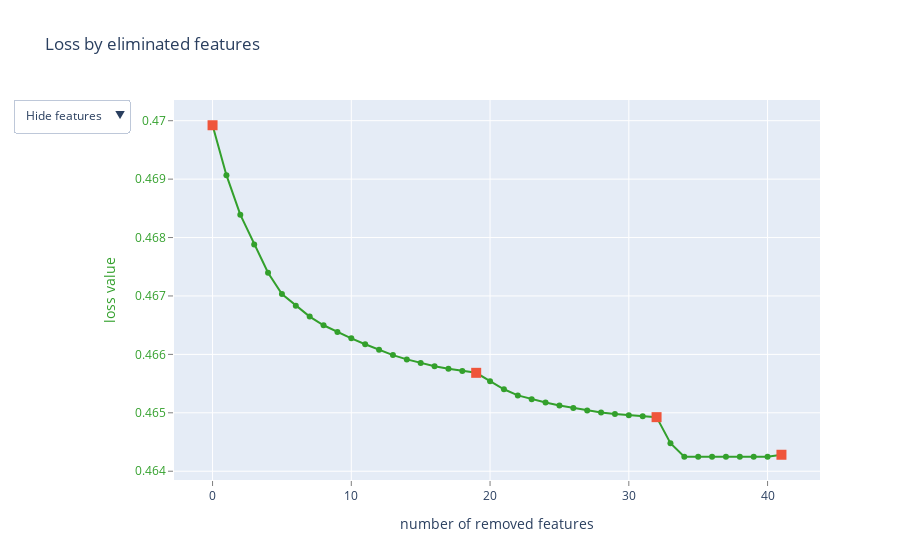

The code cell stored with this chart in its notebook:
### Markdown cell above
#### Catboost

### Code cell
class _CatboostTrainer:
    _FEATURES_TO_EXCLUDE_SET = {
        'text_id',
        'full_text',
        'cohesion',
        'syntax',
        'vocabulary',
        'phraseology',
        'grammar',
        'conventions',
        'fold',
    }

    target: str

    def __init__(
            self,
            explicit_feature_whitelist: t.Optional[t.Set[str]] = None,
            plot: bool = True,
            model_path_template: t.Optional[Path] = None):
        self._explicit_feature_whitelist = explicit_feature_whitelist
        self._plot = plot
        self._model_path_template = model_path_template

    @property
    def explicit_feature_whitelist(self) -> t.Optional[t.Set[str]]:
        return self._explicit_feature_whitelist

    def _is_feature_included(self, feature_name: str) -> bool:
        if feature_name in self._FEATURES_TO_EXCLUDE_SET:
            return False
        return self._explicit_feature_whitelist is None or feature_name in self._explicit_feature_whitelist

    def _get_model(self) -> CatBoostRegressor:
        return CatBoostRegressor(
            task_type='GPU',
            random_seed=SEED,
            loss_function='RMSE',
        )

    def _convert_df_to_xy(self, df: pd.DataFrame) -> t.Tuple[np.ndarray, np.ndarray, t.List[str]]:
        feature_name_list = [
            col for col in t.cast(t.List[str], df.columns)
            if self._is_feature_included(col)
        ]
        x = df[feature_name_list].values
        y = df[self.target].values
        return x, y, feature_name_list  # type: ignore

    def _select_features_for_fold(
            self,
            fold: int,
            num_features: int,
            steps: int,
            algo: EFeaturesSelectionAlgorithm = EFeaturesSelectionAlgorithm.RecursiveByLossFunctionChange) -> t.Set[str]:
        train_df, valid_df = all_df[all_df['fold'] != fold], all_df[all_df['fold'] == fold]
        train_x, train_y, feature_name_list = self._convert_df_to_xy(train_df)
        valid_x, valid_y, _ = self._convert_df_to_xy(valid_df)

        booster = self._get_model()
        summary = booster.select_features(
            train_x,
            train_y,
            eval_set=(valid_x, valid_y),
            features_for_select=list(range(len(feature_name_list))),
            num_features_to_select=num_features,
            steps=steps,
            algorithm=algo,
            logging_level='Silent',
            plot=self._plot)

        return {feature_name_list[i] for i in summary['selected_features']}

    def select_features_for_fold(
            self,
            fold: int,
            num_features: int,
            steps: int,
            algo: EFeaturesSelectionAlgorithm = EFeaturesSelectionAlgorithm.RecursiveByLossFunctionChange):
        self._explicit_feature_whitelist = self._select_features_for_fold(
            fold=fold,
            num_features=num_features,
            steps=steps,
            algo=algo)

    def __call__(self, fold: int) -> t.Tuple[float, PredDict]:
        train_df, valid_df = all_df[all_df['fold'] != fold], all_df[all_df['fold'] == fold]
        train_x, train_y, feature_name_list = self._convert_df_to_xy(train_df)
        valid_x, valid_y, _ = self._convert_df_to_xy(valid_df)

        booster = self._get_model()
        booster.fit(
            X=train_x,
            y=train_y,
            eval_set=(valid_x, valid_y),
            plot=self._plot,
            logging_level='Silent',)
        valid_y_pred = booster.predict(valid_x)

        if self._model_path_template is not None:
            booster.save_model(str(format_path(self._model_path_template, fold=fold)))

        score = math.sqrt(mean_squared_error(y_true=valid_y, y_pred=valid_y_pred))

        return score, PredDict(zip(valid_df['text_id'].tolist(), [ensure_list(x) for x in valid_y_pred.tolist()]))


# class _CatboostFeatureSelector:

#     def __init__(self, trainer: _CatboostTrainer, num_features: int, num_steps: int):
#         self._trainer = trainer
#         self._num_features = num_features
#         self._num_steps = num_steps

#     def __call__(self, fold: int) -> t.Tuple[float, PredDict]:
#         self._trainer.select_features_for_fold(fold=fold, num_features=self._num_features, steps=self._num_steps)
#         return self._trainer(fold)


class _CohesionCatboostTrainer(_CatboostTrainer):
    target = 'cohesion'

    FS_FOLD = 0
    FS_NUM_FEATURES = 20
    FS_STEPS = 3

    # def _is_feature_included(self, feature_name: str) -> bool:
    #     return super()._is_feature_included(feature_name) and not feature_name.endswith('_l1')

    def _get_model(self) -> CatBoostRegressor:
        return CatBoostRegressor(
            task_type='GPU',
            random_seed=SEED,
            loss_function='RMSE',
            l2_leaf_reg=12.0,
        )


class _SyntaxCatboostTrainer(_CatboostTrainer):
    target = 'syntax'

    def _get_model(self) -> CatBoostRegressor:
        return CatBoostRegressor(
            task_type='GPU',
            random_seed=SEED,
            loss_function='RMSE',
            max_depth=7)


class _VocabularyCatboostTrainer(_CatboostTrainer):
    target = 'vocabulary'

    FS_FOLD = 0
    FS_NUM_FEATURES = 18
    FS_STEPS = 1

    def _get_model(self) -> CatBoostRegressor:
        return CatBoostRegressor(
            task_type='GPU',
            random_seed=SEED,
            loss_function='RMSE',
            l2_leaf_reg=12.0,
        )


class _GrammarCatboostTrainer(_CatboostTrainer):
    target = 'grammar'

    FS_FOLD = 0
    FS_NUM_FEATURES = 23
    FS_STEPS = 3

    def _get_model(self) -> CatBoostRegressor:
        return CatBoostRegressor(
            task_type='GPU',
            random_seed=SEED,
            loss_function='RMSE',
            l2_leaf_reg=12.0,
        )


class _PhraseologyCatboostTrainer(_CatboostTrainer):
    """
    No improvement.
    """
    target = 'phraseology'

    FS_FOLD = 1
    FS_NUM_FEATURES = 21
    FS_STEPS = 3

    def _is_feature_included(self, feature_name: str) -> bool:
        return super()._is_feature_included(feature_name)

    def _get_model(self) -> CatBoostRegressor:
        return CatBoostRegressor(
            task_type='GPU',
            random_seed=SEED,
            loss_function='RMSE',
            l2_leaf_reg=15.0)


class _ConventionsCatboostTrainer(_CatboostTrainer):
    """
    No improvement.
    """
    target = 'conventions'

    FS_FOLD = 2
    FS_NUM_FEATURES = 20
    FS_STEPS = 3

    def _get_model(self) -> CatBoostRegressor:
        return CatBoostRegressor(
            task_type='GPU',
            random_seed=SEED,
            loss_function='RMSE',
            l2_leaf_reg=16.0,
        )


trainer = _CohesionCatboostTrainer(model_path_template=MODEL_DIR / 'lvl2-catboost-cohesion-cv1-fold_{fold}.cbm')
trainer.select_features_for_fold(fold=trainer.FS_FOLD, num_features=trainer.FS_NUM_FEATURES, steps=trainer.FS_STEPS)
score_list, oof_pred_dict= train_kfold_model(
        train_model_fn=trainer,
        fold_list=FOLD_LIST)
oof_pred_dict.save_to_csv(
    OOF_DIR / f'lvl2-catboost-{trainer.target}-cv1.csv',
    score_col_name_list=[f'{trainer.target}_score'])
print(f'Mean score: {statistics.mean(score_list):.4f}')
print(f'Features: {trainer.explicit_feature_whitelist}')
build_fold_result_df(fold_list=FOLD_LIST, score_list=score_list)

### Figure 1 — Plotly figure (JSON) as saved in the notebook; plotly's stock layout.template omitted (floating-point values rounded to 4 significant figures)
{"data": [{"line": {"color": "rgb(51,160,44)"}, "mode": "lines+markers", "name": "", "text": ["", "4", "58", "32", "3", "25", "14", "16", "48", "28", "51", "50", "9", "33", "56", "13", "20", "22", "19", "52", "8", "7", "53", "29", "10", "57", "40", "46", "11", "41", "23", "42", "45", "59", "49", "6", "12", "17", "24", "21", "26", "54"], "type": "scatter", "x": [0, 1, 2, 3, 4, 5, 6, 7, 8, 9, 10, 11, 12, 13, 14, 15, 16, 17, 18, 19, 20, 21, 22, 23, 24, 25, 26, 27, 28, 29, 30, 31, 32, 33, 34, 35, 36, 37, 38, 39, 40, 41], "y": [0.4699, 0.4691, 0.4684, 0.4679, 0.4674, 0.467, 0.4668, 0.4666, 0.4665, 0.4664, 0.4663, 0.4662, 0.4661, 0.466, 0.4659, 0.4659, 0.4658, 0.4658, 0.4657, 0.4657, 0.4655, 0.4654, 0.4653, 0.4652, 0.4652, 0.4651, 0.4651, 0.465, 0.465, 0.465, 0.465, 0.4649, 0.4649, 0.4645, 0.4642, 0.4642, 0.4642, 0.4642, 0.4642, 0.4642, 0.4642, 0.4643]}, {"marker": {"size": 10, "symbol": "square"}, "mode": "markers", "name": "", "text": ["", "52", "45", "54"], "type": "scatter", "x": [0, 19, 32, 41], "y": [0.4699, 0.4657, 0.4649, 0.4643]}, {"mode": "text", "name": "", "text": ["", "4", "58", "32", "3", "25", "14", "16", "48", "28", "51", "50", "9", "33", "56", "13", "20", "22", "19", "52", "8", "7", "53", "29", "10", "57", "40", "46", "11", "41", "23", "42", "45", "59", "49", "6", "12", "17", "24", "21", "26", "54"], "textfont": {"color": "rgb(51,160,44)", "family": "sans serif", "size": 18}, "textposition": "bottom center", "type": "scatter", "visible": false, "x": [0, 1, 2, 3, 4, 5, 6, 7, 8, 9, 10, 11, 12, 13, 14, 15, 16, 17, 18, 19, 20, 21, 22, 23, 24, 25, 26, 27, 28, 29, 30, 31, 32, 33, 34, 35, 36, 37, 38, 39, 40, 41], "y": [0.4699, 0.4691, 0.4684, 0.4679, 0.4674, 0.467, 0.4668, 0.4666, 0.4665, 0.4664, 0.4663, 0.4662, 0.4661, 0.466, 0.4659, 0.4659, 0.4658, 0.4658, 0.4657, 0.4657, 0.4655, 0.4654, 0.4653, 0.4652, 0.4652, 0.4651, 0.4651, 0.465, 0.465, 0.465, 0.465, 0.4649, 0.4649, 0.4645, 0.4642, 0.4642, 0.4642, 0.4642, 0.4642, 0.4642, 0.4642, 0.4643]}], "layout": {"showlegend": false, "title": {"text": "Loss by eliminated features"}, "updatemenus": [{"active": 0, "buttons": [{"args": [{"visible": [true, true, false]}], "label": "Hide features", "method": "update"}, {"args": [{"visible": [true, true, true]}], "label": "Show indices", "method": "update"}], "pad": {"r": 10, "t": 10}, "showactive": true, "x": -0.25, "xanchor": "left", "y": 1.03, "yanchor": "top"}], "xaxis": {"gridcolor": "rgb(255,255,255)", "showgrid": true, "showline": false, "showticklabels": true, "tickcolor": "rgb(127,127,127)", "ticks": "outside", "title": {"text": "number of removed features"}, "zeroline": false}, "yaxis": {"gridcolor": "rgb(255,255,255)", "showgrid": true, "showline": false, "showticklabels": true, "tickcolor": "rgb(127,127,127)", "tickfont": {"color": "rgb(51,160,44)"}, "ticks": "outside", "title": {"font": {"color": "rgb(51,160,44)"}, "text": "loss value"}, "zeroline": false}}}
